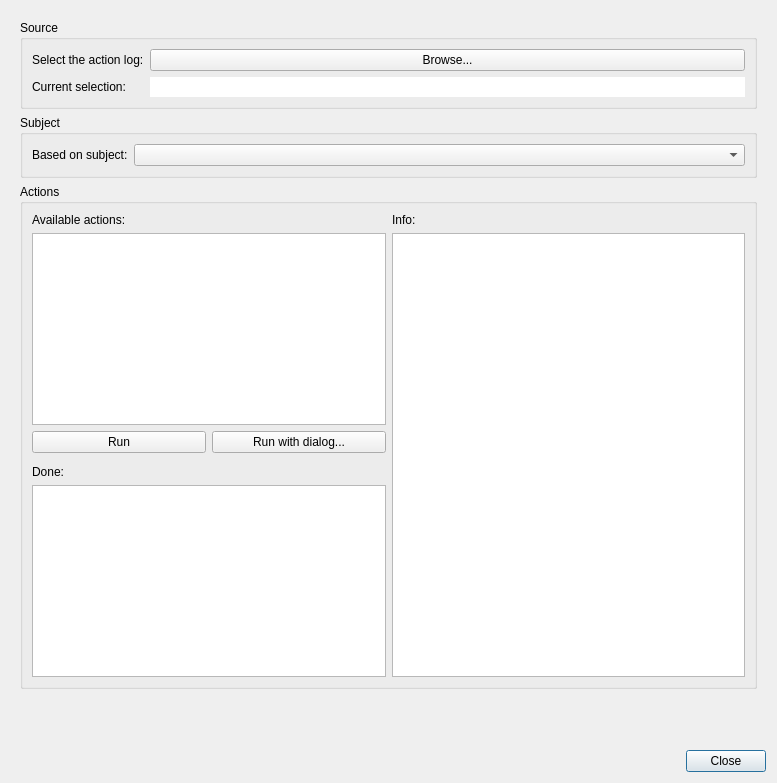
<?xml version="1.0" encoding="UTF-8"?>
<ui version="4.0">
 <class>RunActionsDialog</class>
 <widget class="QDialog" name="RunActionsDialog">
  <property name="windowModality">
   <enum>Qt::NonModal</enum>
  </property>
  <property name="geometry">
   <rect>
    <x>0</x>
    <y>0</y>
    <width>777</width>
    <height>783</height>
   </rect>
  </property>
  <property name="windowTitle">
   <string>Meggie - Run Actions from Log</string>
  </property>
  <layout class="QGridLayout" name="gridLayout">
   <item row="2" column="0">
    <layout class="QHBoxLayout" name="horizontalLayout_10">
     <property name="leftMargin">
      <number>0</number>
     </property>
     <property name="topMargin">
      <number>0</number>
     </property>
     <item>
      <spacer name="horizontalSpacer_2">
       <property name="orientation">
        <enum>Qt::Horizontal</enum>
       </property>
       <property name="sizeHint" stdset="0">
        <size>
         <width>40</width>
         <height>20</height>
        </size>
       </property>
      </spacer>
     </item>
     <item>
      <widget class="QPushButton" name="pushButtonClose">
       <property name="text">
        <string>Close</string>
       </property>
      </widget>
     </item>
    </layout>
   </item>
   <item row="0" column="0">
    <widget class="QScrollArea" name="scrollArea">
     <property name="enabled">
      <bool>true</bool>
     </property>
     <property name="minimumSize">
      <size>
       <width>0</width>
       <height>0</height>
      </size>
     </property>
     <property name="frameShape">
      <enum>QFrame::NoFrame</enum>
     </property>
     <property name="frameShadow">
      <enum>QFrame::Plain</enum>
     </property>
     <property name="verticalScrollBarPolicy">
      <enum>Qt::ScrollBarAsNeeded</enum>
     </property>
     <property name="horizontalScrollBarPolicy">
      <enum>Qt::ScrollBarAsNeeded</enum>
     </property>
     <property name="widgetResizable">
      <bool>true</bool>
     </property>
     <widget class="QWidget" name="scrollAreaWidgetContents">
      <property name="geometry">
       <rect>
        <x>0</x>
        <y>0</y>
        <width>759</width>
        <height>734</height>
       </rect>
      </property>
      <property name="minimumSize">
       <size>
        <width>0</width>
        <height>0</height>
       </size>
      </property>
      <layout class="QGridLayout" name="gridLayout_7">
       <item row="3" column="0">
        <spacer name="verticalSpacer">
         <property name="orientation">
          <enum>Qt::Vertical</enum>
         </property>
         <property name="sizeHint" stdset="0">
          <size>
           <width>20</width>
           <height>40</height>
          </size>
         </property>
        </spacer>
       </item>
       <item row="0" column="0">
        <widget class="QGroupBox" name="groupBoxSource">
         <property name="title">
          <string>Source</string>
         </property>
         <layout class="QFormLayout" name="formLayout_2">
          <item row="0" column="0">
           <widget class="QLabel" name="labelSourceBrowse">
            <property name="text">
             <string>Select the action log:</string>
            </property>
           </widget>
          </item>
          <item row="0" column="1">
           <widget class="QPushButton" name="pushButtonSourceBrowse">
            <property name="text">
             <string>Browse...</string>
            </property>
           </widget>
          </item>
          <item row="2" column="0">
           <widget class="QLabel" name="labelSourceCurrentSelection">
            <property name="text">
             <string>Current selection:</string>
            </property>
           </widget>
          </item>
          <item row="2" column="1">
           <widget class="QLineEdit" name="lineEditSourceCurrentSelection">
            <property name="styleSheet">
             <string notr="true">background-color:&quot;transparent&quot;</string>
            </property>
            <property name="text">
             <string/>
            </property>
            <property name="frame">
             <bool>false</bool>
            </property>
            <property name="readOnly">
             <bool>true</bool>
            </property>
           </widget>
          </item>
         </layout>
        </widget>
       </item>
       <item row="1" column="0">
        <widget class="QGroupBox" name="groupBoxSubject">
         <property name="title">
          <string>Subject</string>
         </property>
         <layout class="QFormLayout" name="formLayout_3">
          <item row="0" column="0">
           <widget class="QLabel" name="labelSubject">
            <property name="text">
             <string>Based on subject:</string>
            </property>
           </widget>
          </item>
          <item row="0" column="1">
           <widget class="QComboBox" name="comboBoxSubject"/>
          </item>
         </layout>
        </widget>
       </item>
       <item row="2" column="0">
        <widget class="QGroupBox" name="groupBoxActions">
         <property name="title">
          <string>Actions</string>
         </property>
         <layout class="QGridLayout" name="gridLayout_2">
          <item row="1" column="1" rowspan="5">
           <widget class="QTextBrowser" name="textBrowserActionsInfo">
            <property name="html">
             <string>&lt;!DOCTYPE HTML PUBLIC &quot;-//W3C//DTD HTML 4.0//EN&quot; &quot;http://www.w3.org/TR/REC-html40/strict.dtd&quot;&gt;
&lt;html&gt;&lt;head&gt;&lt;meta name=&quot;qrichtext&quot; content=&quot;1&quot; /&gt;&lt;style type=&quot;text/css&quot;&gt;
p, li { white-space: pre-wrap; }
&lt;/style&gt;&lt;/head&gt;&lt;body style=&quot; font-family:'Sans Serif'; font-size:9pt; font-weight:400; font-style:normal;&quot;&gt;
&lt;p style=&quot;-qt-paragraph-type:empty; margin-top:0px; margin-bottom:0px; margin-left:0px; margin-right:0px; -qt-block-indent:0; text-indent:0px;&quot;&gt;&lt;br /&gt;&lt;/p&gt;&lt;/body&gt;&lt;/html&gt;</string>
            </property>
           </widget>
          </item>
          <item row="0" column="0">
           <widget class="QLabel" name="labelActionsAvailable">
            <property name="text">
             <string>Available actions:</string>
            </property>
           </widget>
          </item>
          <item row="4" column="0">
           <widget class="QLabel" name="labelActionsDone">
            <property name="text">
             <string>Done:</string>
            </property>
           </widget>
          </item>
          <item row="1" column="0">
           <widget class="QListWidget" name="listWidgetAvailable"/>
          </item>
          <item row="0" column="1">
           <widget class="QLabel" name="labelActionsInfo">
            <property name="text">
             <string>Info:</string>
            </property>
           </widget>
          </item>
          <item row="5" column="0">
           <widget class="QListWidget" name="listWidgetDone"/>
          </item>
          <item row="2" column="0">
           <layout class="QHBoxLayout" name="horizontalLayout">
            <item>
             <widget class="QPushButton" name="pushButtonActionsRun">
              <property name="text">
               <string>Run</string>
              </property>
             </widget>
            </item>
            <item>
             <widget class="QPushButton" name="pushButtonActionsRunDialog">
              <property name="text">
               <string>Run with dialog...</string>
              </property>
             </widget>
            </item>
           </layout>
          </item>
         </layout>
        </widget>
       </item>
      </layout>
     </widget>
    </widget>
   </item>
  </layout>
 </widget>
 <tabstops>
  <tabstop>scrollArea</tabstop>
 </tabstops>
 <resources/>
 <connections/>
 <slots>
  <slot>openFileChooserDialog()</slot>
  <slot>acceptBatch()</slot>
 </slots>
</ui>
